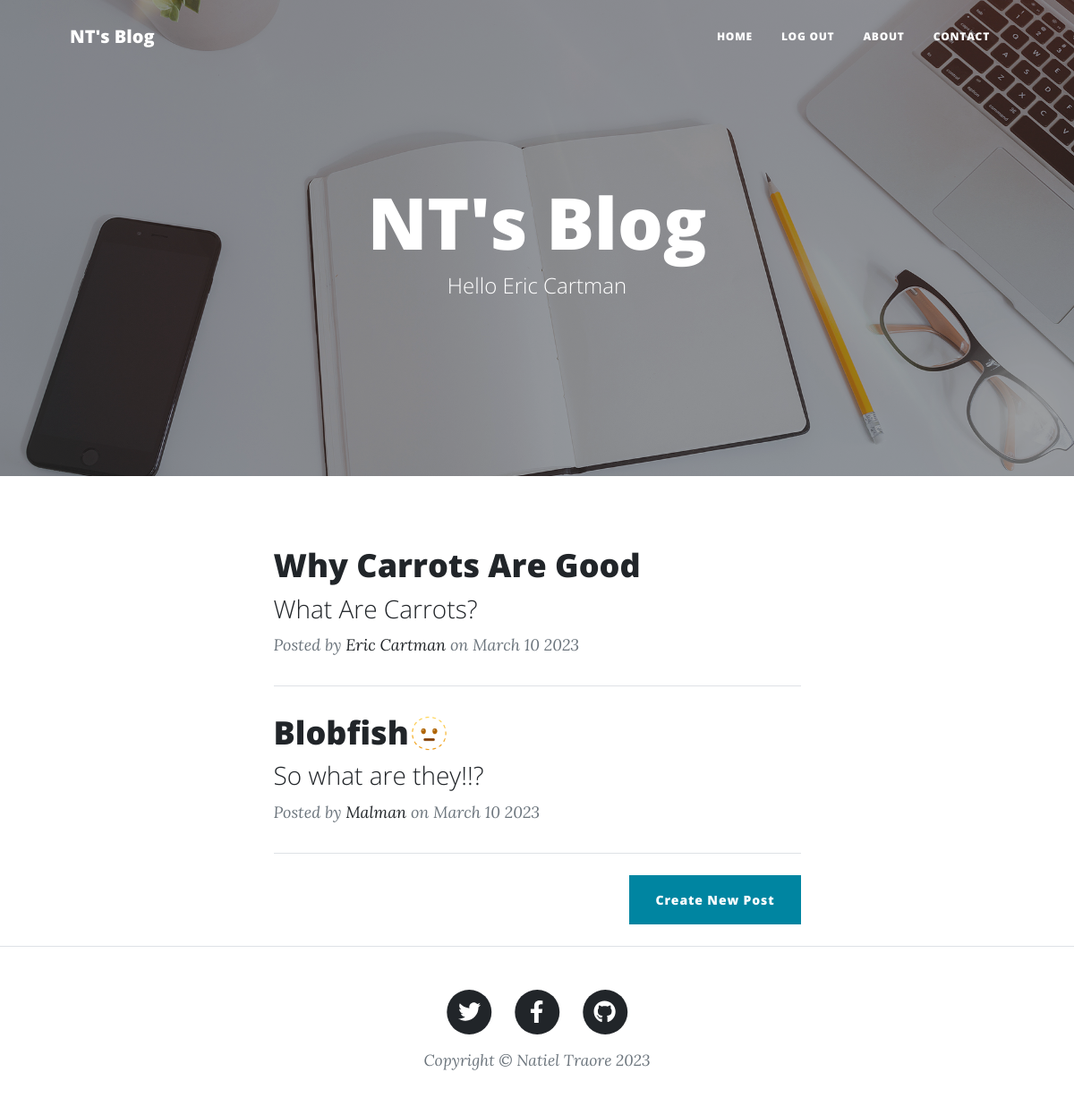
Screenshot of / (signed in) with the database file from the repository.
### main.py (models this page shows)
class User(UserMixin, db.Model, Base):
    id = db.Column(db.Integer, primary_key=True)
    name = db.Column(db.String(250), nullable=False)
    email = db.Column(db.String(250), unique=True, nullable=False)
    password = db.Column(db.String(250), nullable=False)
    admin = db.Column(db.Boolean, nullable=False)
    posts = relationship("BlogPost", back_populates="author")
    user_comments = relationship("Comment", back_populates="comment_author")

class BlogPost(db.Model, Base):
    post_id = db.Column(db.Integer, primary_key=True)
    author_id = db.Column(db.Integer, db.ForeignKey("user.id"))
    author = relationship("User", back_populates="posts")
    title = db.Column(db.String(250), unique=True, nullable=False)
    subtitle = db.Column(db.String(250), nullable=False)
    date = db.Column(db.String(250), nullable=False)
    body = db.Column(db.Text, nullable=False)
    img_url = db.Column(db.String(250), nullable=False)
    blog_comments = relationship("Comment", back_populates="post")

### main.py (the view)
@app.route("/")
def home():
    posts = db.session.query(BlogPost).all()
    return render_template("index.html", posts=posts)

### main.py (called while the page is built)
@login_manager.user_loader
def load_user(user_id):
    return User.query.filter_by(id=user_id).first()

@app.context_processor
def year_injector():
    return {"year": app.config["CURRENT_YEAR"]}

@app.context_processor
def current_user_injection():
    return {"cur_user": app.config["CURRENT_USER"]}

### templates/index.html (shortened to what this page needs)
{% include "header.html" %}
<header class="masthead dark-main-bg" style="background-image: url('static/img/home-bg.jpg')">
    <div class="container position-relative px-4 px-lg-5">
        <div class="row gx-4 gx-lg-5 justify-content-center">
            <div class="col-md-10 col-lg-8 col-xl-7">
                <div class="site-heading">
                    <h1>NT's Blog</h1>
                    {% if cur_user.is_authenticated %}
                        <span class="subheading">Hello {{ cur_user.name }}</span>
                    {% endif %}
                </div>
            </div>
        </div>
    </div>
</header>
<div class="container px-4 px-lg-5">
    <div class="row gx-4 gx-lg-5 justify-content-center">
        <div class="col-md-10 col-lg-8 col-xl-7">
            {% for p in posts %}
            <div class="post-preview">
                <a href="{{ url_for('get_post', pid=p.post_id) }}">
                    <h2 class="post-title">
                        {{ p.title }}
                    </h2>
                    <h3 class="post-subtitle">{{ p.subtitle }}</h3>
                </a>
                <p class="post-meta">
                    Posted by
                    <a href="#">{{ p.author.name }}</a>
                    on {{ p.date }}
                </p>
            </div>
            <hr class="my-4"/>
            {% endfor %}
            {% if cur_user.is_authenticated: %}
                <div class="d-flex justify-content-end mb-4">
                    <a class="btn btn-primary float-right" href="{{ url_for('add_post') }}">Create New Post</a>
                </div>
            {% endif %}
        </div>
    </div>
</div>
{% include "footer.html" %}

### rows the page displays
User: name "Eric Cartman"
BlogPost: title "Why Carrots Are Good", subtitle "What Are Carrots?", author.name "Eric Cartman", date "March 10 2023"
BlogPost: title "Blobfish🫥", subtitle "So what are they!!?", author.name "Malman", date "March 10 2023"

### other values shown
{{ year }} "2023"
